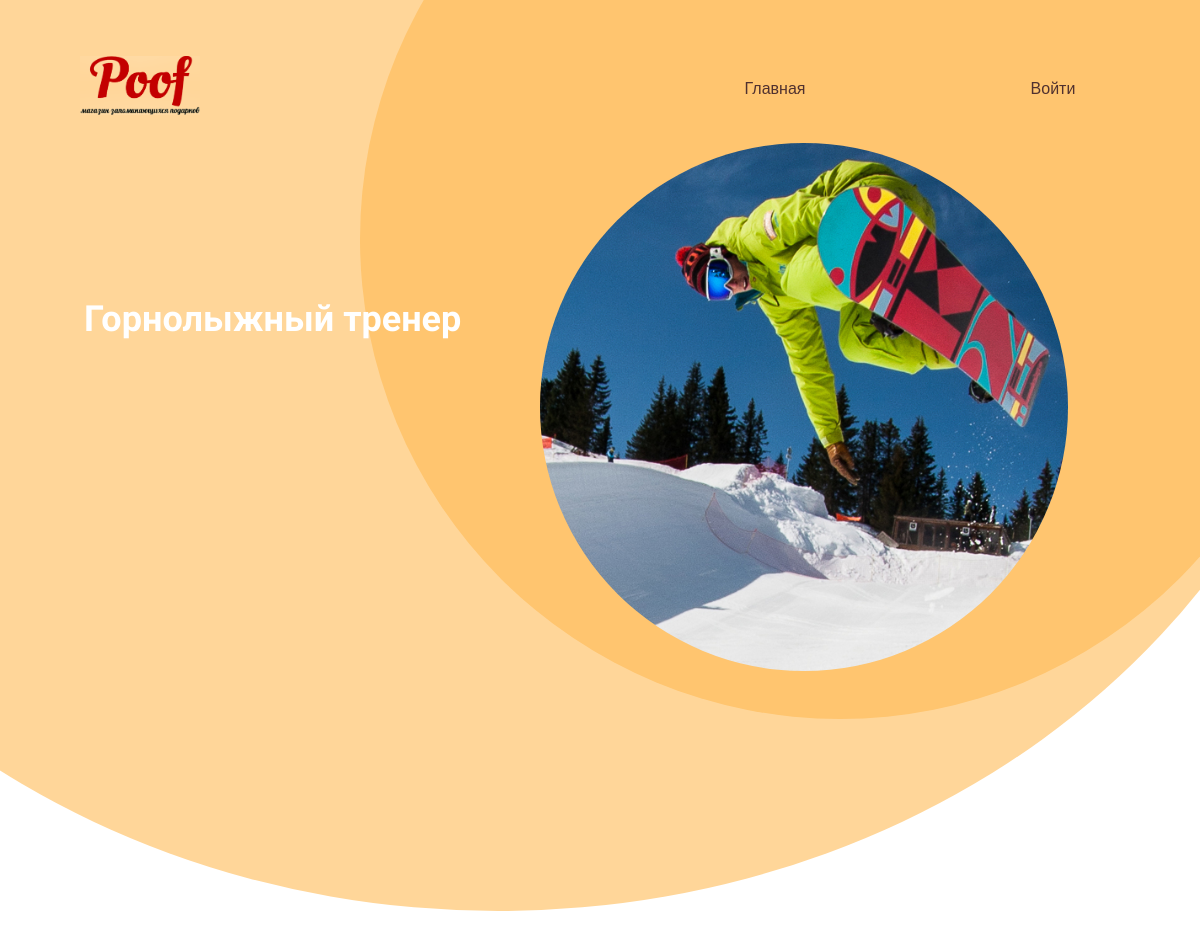
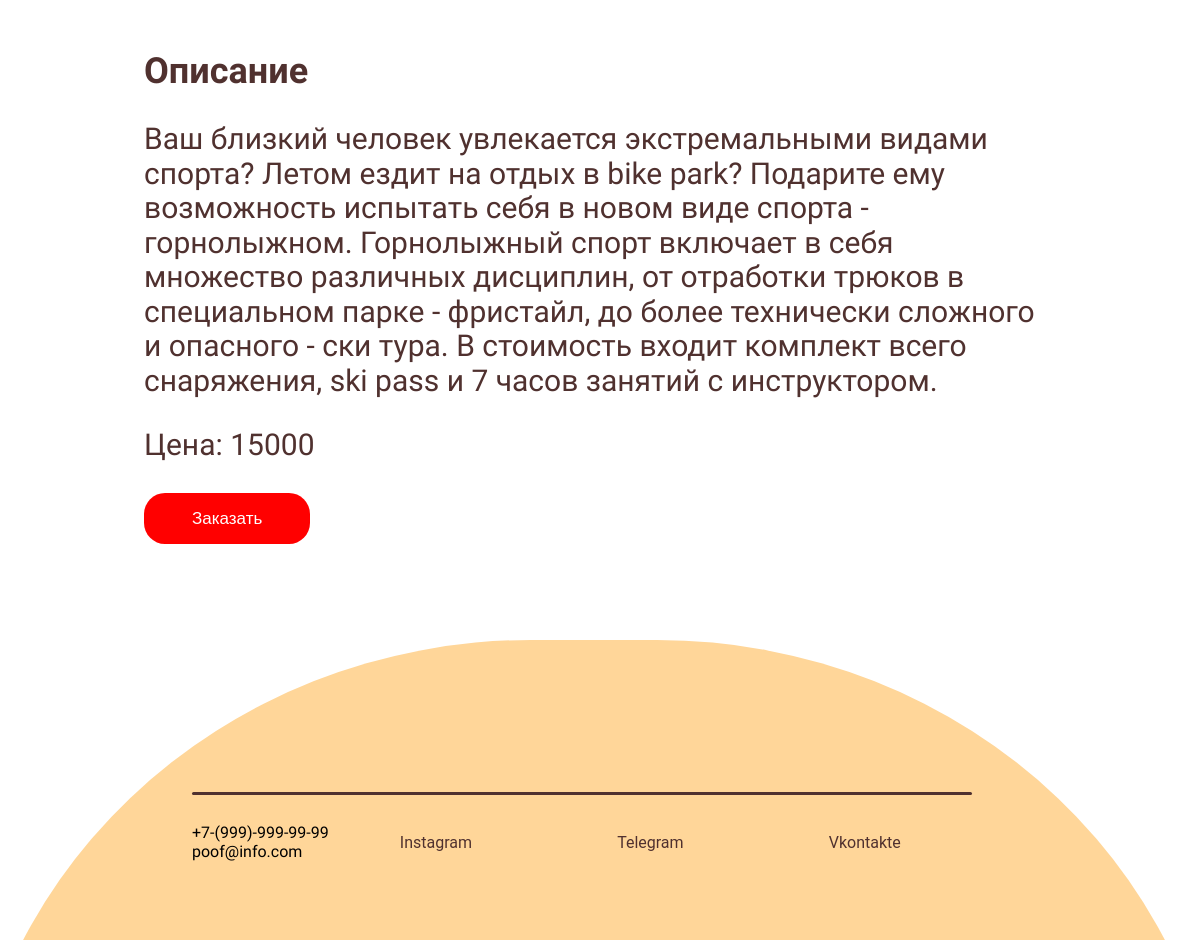
The app's page /products/sport with its own data (2 pictures, top to bottom).
### products/models.py (models this page shows, shortened)
class Products(models.Model):
    title = models.CharField(max_length=150, verbose_name='Название')
    description = models.TextField(max_length=1000, verbose_name='Описание')
    price = models.IntegerField(verbose_name='Цена')
    created_at = models.DateField(auto_now_add=True, verbose_name='Создано')
    updated_at = models.DateField(auto_now=True, verbose_name='Обновлено')
    photo = models.ImageField(upload_to='photos/', verbose_name='Изображение')
    slug = models.SlugField(unique=True, verbose_name='Слаг')
    category = models.ForeignKey('Category', on_delete=models.PROTECT, blank=True, null=True)
    class Meta:
        verbose_name = 'Товар'
        verbose_name_plural = 'Товары'
        ordering = ['created_at']

### products/views.py (the view)
# urls.py: path('products/<str:slug>', Product.as_view(), name='products')
class Product(DetailView):
    model = Products
    template_name = 'products/detail.html'
    context_object_name = 'product'

### products/templates/products/detail.html (shortened to what this page needs)
{% extends 'base.html' %}
{% load static %}
{% block content %}
<div class = "item_block">
    <div class="wrapper">
        <div class = "bottom_menu">
            <div class="logo"><img src="{% static 'img/Logo.gif' %}"></div>
            <div class="menu_links">
                <a href="/" class="link">Главная</a>
                {% if request.user.is_authenticated %}
                <a href="#" class="link">Личный кабинет</a>
                <a href="{% url 'logout' %}" class="link">Выход</a>
                {% else %}
                <a href="{% url 'login' %}" class="link">Войти</a>
                {% endif %}
            </div>
        </div>
        <div class = "circle"><img class="item_image" src="{{ product.photo.url }}"> </div>
        <div class = "circle_light"></div>
        <div class="intro_text">
            <h2>{{product.title}}</h2>
        </div>
    </div>
    <div class="item_info">
        <div class="product_description">
        <h2>Описание</h2>
        <p>{{ product.description }}</p>
            <p>Цена: {{product.price}}</p>
            <a href="#" class="myButton">Заказать</a>
        </div>
    </div>
</div>
<div class="wrapper_footer">
    <div class="footer">
        <div class="footer_circle">
            <div><hr></div>
            <div class="contact">
                <p class="">+7-(999)-999-99-99<br>poof@info.com</p>
                <a href="https://www.instagram.com/yellow__boat/" class="footer_link">Instagram</a>
                <a href="https://t.me/djoefrit" class="footer_link">Telegram</a>
                <a href="https://vk.com/lonep" class="footer_link">Vkontakte</a>
            </div>
        </div>
    </div>
</div>
{% endblock %}

### gift/static/css/main.css (style rules this page uses)
* { box-sizing: border-box; }
:root { --yellow: #FFC56F ; --yellow_light: #FFD699; --brown: #50312F; --brown_light: #513634; --white: #ffffff; --red: #ff0000; --dark: #0D0D0D; --gray: #5a5560; --light: #9D8D8F; --blue: #69bfae; }
html { font-family: "Roboto", sans-serif; }
a { text-decoration: none; }
p { font-family: 'Balsamiq Sans', cursive; }
h2 { font-family:"Balsamiq Sans",bold ; }

### gift/static/css/index.css (style rules this page uses)
.bottom_menu { display: flex; padding-top: 3.5em; }
.logo { flex:1; text-align: left; margin-left: 5em; background: none; border: none; }
.logo img { width: 10vw; height: auto; background: var(--yellow_light); }
.menu_links { display: flex; flex: 1; padding-right: 0.5em; align-items: center; }
.link { flex:1; padding-left: 0.5em; font-family: 'Oswald', sans-serif; text-decoration: none; color: var(--brown); text-align: center; padding: 0.5vw; border-radius: 50px; vertical-align: center; }
.circle { width: 80vw; height:80vw; background: var(--yellow); border-radius: 50%; position: absolute; transform: translate(30vw,-30vw); z-index: -2; }
.circle_light { width: 143vw; height: 126vw; background: var(--yellow_light); border-radius: 80%; position: absolute; transform: translate(-30vw,-60vw); z-index: -3; }
.wrapper { position: relative; width: 100%; height: 80vw; overflow: hidden; }
.intro_text { text-wrap: normal; width: 40vw; height: 15em; color: var(--white); font-family: 'Balsamiq Sans', cursive; margin-left: 7vw; margin-top: 15vw; }
.intro_text h2 { font-size: 3vw; }
.wrapper_footer { margin-top: 4vw; position: relative; width: 100%; height: 25vw; overflow: hidden; }
.footer_circle { background: var(--yellow_light); width: 105vw; height:100vw; border-radius: 45%; position: absolute; display: flex; transform: translate(-3vw,0); }
hr { position: absolute; width: 65vw; height: 3px; border: none; background-color: var(--brown); border-radius: 20px; transform: translate(19vw,12vw); z-index: 1; }
.contact { display: flex; position: absolute; transform: translate(19vw,14vw); width: 65vw; align-items: center; }
.footer_link { flex: 1; text-decoration: none; color: var(--brown); border: none; text-align: center; border-radius: 50px; padding: 1vw; }

### gift/static/css/products.css (style rules this page uses)
.item_image { width: 55%; height: 55%; position: absolute; z-index: -1; background-repeat: no-repeat; transform: translate(15vw, 32vw); background-size: cover; border-radius: 50%; object-fit: cover; }
.item_info { display: flex; flex-direction: column; color: var(--brown); justify-content: center; text-align: left; padding-right: 12vw; padding-left: 12vw; }
.item_info h2 { font-size: 3vw; }
.item_info p { font-size: 2.5vw; }
.product_description { padding-bottom: 4vw; }
.myButton { background-color:var(--red); border-radius:21px; display:inline-block; cursor:pointer; color:#ffffff; font-family:Arial; font-size:17px; padding:16px 48px; text-decoration:none; }

### records on screen
Products: photo (picture), title "Горнолыжный тренер", description "Ваш близкий человек увлекается экстремальными видами спорта? Летом ездит на отдых в bike park? Подарите ему возможность испытать себя в новом виде спорта - горнолыжном. Горнолыжный спорт включает в себя множество различных дисциплин, от отработки трюков в специальном парке - фристайл, до более технически сложного и опасного - ски тура. В стоимость входит комплект всего снаряжения, ski pass и 7 часов занятий с инструктором.", price "15000"
